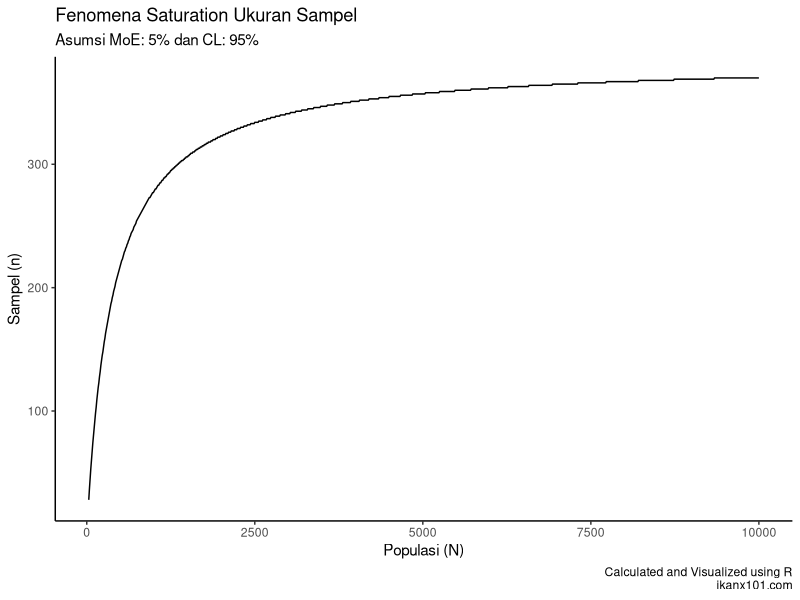

This chart was generated by the following R code:
## ---- chunk 1
hitung_sampel <- function(N = NULL, e = 0.05, CL = 0.95, p = 0.5) {
  z <- qnorm(1 - (1 - CL)/2)
  n0 <- (z^2 * p * (1 - p)) / e^2
  if (!is.null(N)) n0 <- n0 / (1 + (n0 - 1)/N)
  ceiling(n0)
}
## ---- chunk 2
# Contoh:
# populasi tak terbatas / undefined
hitung_sampel(e = 0.05, CL = 0.95)
# known populasi
hitung_sampel(N = 10000, e = 0.05, CL = 0.95)
## ---- chunk 3
#| echo: false

library(dplyr)
library(ggplot2)
N <- seq(30, 10000, by = 10)
n <- sapply(N, hitung_sampel)
ggplot(data.frame(N, n), aes(N, n)) + 
  geom_line() + 
  labs(title = "Fenomena Saturation Ukuran Sampel",
       subtitle = "Asumsi MoE: 5% dan CL: 95%", 
       x = "Populasi (N)", y = "Sampel (n)",
       caption = "Calculated and Visualized using R\nikanx101.com") +
  theme_classic()
